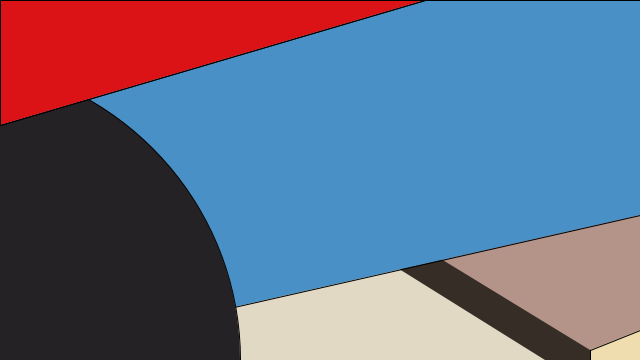
Frame 1 (no input)
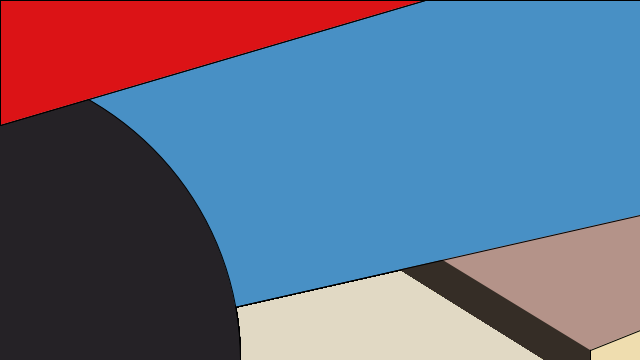
Frame 60 (the mouse pressed at the canvas centre just before this capture)
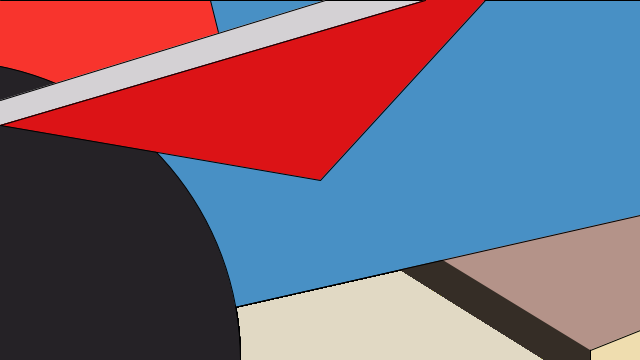
Frame 120 (the mouse held since frame 60 and released just before this capture)

The Processing sketch that drew these frames (run headless with seeded random() and noise(); from frame 60 on, the mouse is pressed at the canvas centre):

// Processing sketch: processing_47131
// ── processing_47131.pde

void setup(){
 size(640,360);
 smooth();
background(225,217,196);
}
 void draw() {
     beginShape();  
  fill (53,45,38);
vertex (0,20);
vertex (590,0);
vertex (590,360);
vertex (545,360);
 endShape();
 
  beginShape();  
  fill (239,221,175);
vertex (640,20);
vertex (590,0);
vertex (590,360);
vertex (640,360);
 endShape();
 
 beginShape();  
  fill (180,147,137);
vertex (50,20);
vertex (640,0);
vertex (640,330);
vertex (590,350);
 endShape();
   
   beginShape();  
  fill (72,144,197);
vertex (0,0);
vertex (640,0);
vertex (640,215);
vertex (0,360);
 endShape();
 
  beginShape();  
  fill (248,52,45);
vertex (0,0);
vertex (210,0);
vertex (220,40);
vertex (0,120);
 endShape();
 
 
 fill(37,34,38);
 ellipse(-60,360,600,600);
 
   beginShape();  
  fill (212,209,212);
vertex (0,100);
vertex (325,0);
vertex (425,0);
vertex (0,125);
 endShape();
 
 beginShape();  
  fill (220,19,22);
vertex (425,0);
vertex (0,125);
vertex (mouseX,mouseY);
vertex (485,0);
 endShape();
 }
